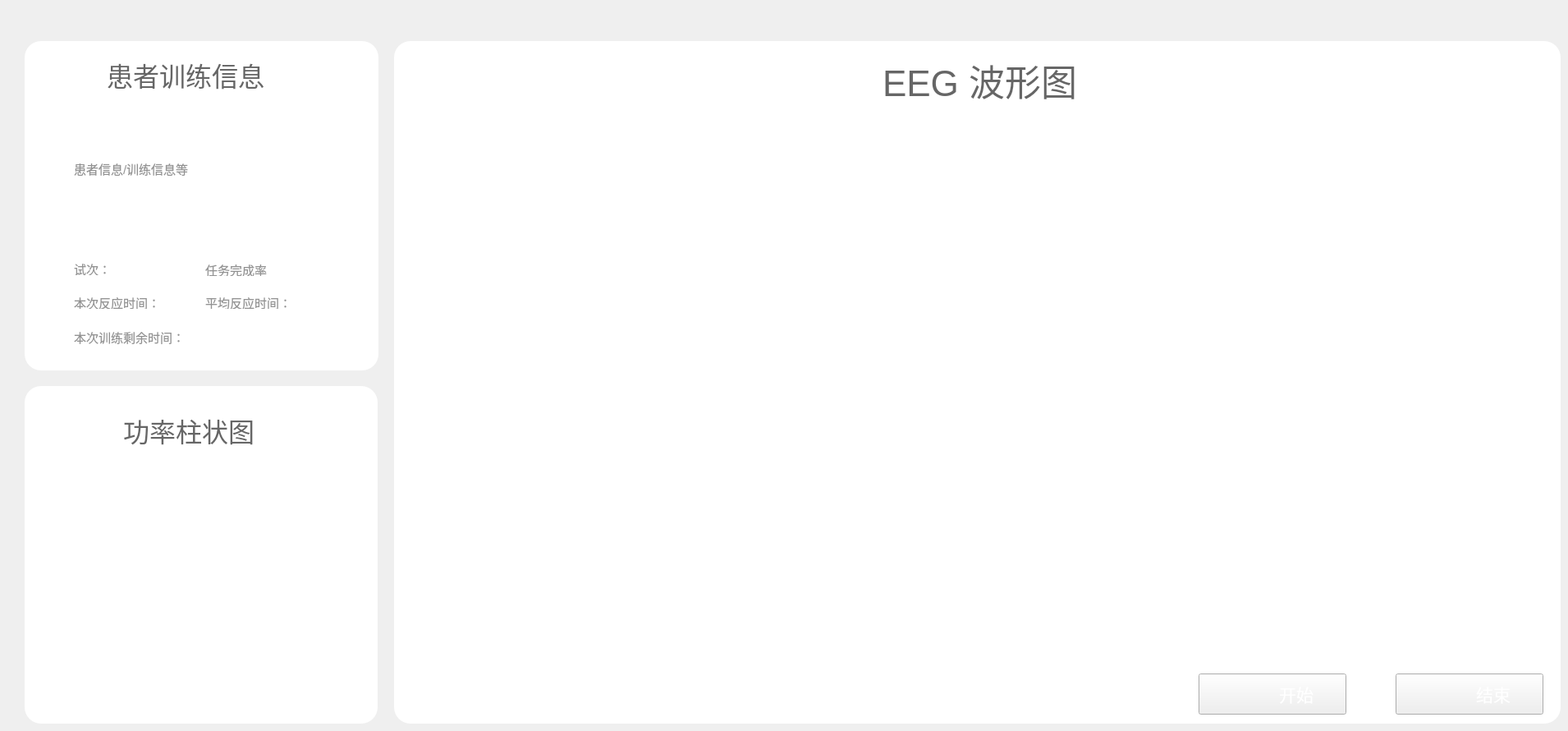
     <widget class="QWidget" name="tab_5">
      <attribute name="title">
       <string>Tab 3</string>
      </attribute>
      <widget class="QLabel" name="label_PatientInfo">
       <property name="geometry">
        <rect>
         <x>90</x>
         <y>140</y>
         <width>311</width>
         <height>131</height>
        </rect>
       </property>
       <property name="font">
        <font>
         <pointsize>11</pointsize>
        </font>
       </property>
       <property name="styleSheet">
        <string notr="true">color: #939393;</string>
       </property>
       <property name="text">
        <string>患者信息/训练信息等</string>
       </property>
      </widget>
      <widget class="QWidget" name="widget_BCIWave" native="true">
       <property name="geometry">
        <rect>
         <x>560</x>
         <y>140</y>
         <width>1321</width>
         <height>671</height>
        </rect>
       </property>
      </widget>
      <widget class="QLabel" name="label_99">
       <property name="geometry">
        <rect>
         <x>250</x>
         <y>320</y>
         <width>81</width>
         <height>16</height>
        </rect>
       </property>
       <property name="font">
        <font>
         <pointsize>11</pointsize>
        </font>
       </property>
       <property name="styleSheet">
        <string notr="true">color: #939393;</string>
       </property>
       <property name="text">
        <string>任务完成率：</string>
       </property>
      </widget>
      <widget class="QLabel" name="label_100">
       <property name="geometry">
        <rect>
         <x>90</x>
         <y>360</y>
         <width>101</width>
         <height>16</height>
        </rect>
       </property>
       <property name="font">
        <font>
         <pointsize>11</pointsize>
        </font>
       </property>
       <property name="styleSheet">
        <string notr="true">color: #939393;</string>
       </property>
       <property name="text">
        <string>本次反应时间：</string>
       </property>
      </widget>
      <widget class="QWidget" name="widget_PowerBar" native="true">
       <property name="geometry">
        <rect>
         <x>70</x>
         <y>570</y>
         <width>351</width>
         <height>271</height>
        </rect>
       </property>
      </widget>
      <widget class="QLabel" name="label_21">
       <property name="geometry">
        <rect>
         <x>90</x>
         <y>320</y>
         <width>53</width>
         <height>15</height>
        </rect>
       </property>
       <property name="font">
        <font>
         <pointsize>11</pointsize>
        </font>
       </property>
       <property name="styleSheet">
        <string notr="true">color: #939393;</string>
       </property>
       <property name="text">
        <string>试次：</string>
       </property>
      </widget>
      <widget class="QLabel" name="label_trial">
       <property name="geometry">
        <rect>
         <x>130</x>
         <y>320</y>
         <width>53</width>
         <height>15</height>
        </rect>
       </property>
       <property name="font">
        <font>
         <pointsize>11</pointsize>
        </font>
       </property>
       <property name="styleSheet">
        <string notr="true">color: #939393;</string>
       </property>
       <property name="text">
        <string/>
       </property>
      </widget>
      <widget class="QLabel" name="label_complete_rate">
       <property name="geometry">
        <rect>
         <x>330</x>
         <y>320</y>
         <width>53</width>
         <height>15</height>
        </rect>
       </property>
       <property name="font">
        <font>
         <pointsize>11</pointsize>
        </font>
       </property>
       <property name="styleSheet">
        <string notr="true">color: #939393;</string>
       </property>
       <property name="text">
        <string/>
       </property>
      </widget>
      <widget class="QLabel" name="label_reaction_rate">
       <property name="geometry">
        <rect>
         <x>190</x>
         <y>360</y>
         <width>53</width>
         <height>15</height>
        </rect>
       </property>
       <property name="font">
        <font>
         <pointsize>11</pointsize>
        </font>
       </property>
       <property name="styleSheet">
        <string notr="true">color: #939393;</string>
       </property>
       <property name="text">
        <string/>
       </property>
      </widget>
      <widget class="QLabel" name="label_36">
       <property name="geometry">
        <rect>
         <x>30</x>
         <y>470</y>
         <width>430</width>
         <height>411</height>
        </rect>
       </property>
       <property name="minimumSize">
        <size>
         <width>430</width>
         <height>0</height>
        </size>
       </property>
       <property name="maximumSize">
        <size>
         <width>430</width>
         <height>500</height>
        </size>
       </property>
       <property name="styleSheet">
        <string notr="true">background-color: rgb(255, 255, 255); border-radius: 20px;</string>
       </property>
       <property name="text">
        <string/>
       </property>
      </widget>
      <widget class="QLabel" name="label_35">
       <property name="geometry">
        <rect>
         <x>30</x>
         <y>50</y>
         <width>431</width>
         <height>401</height>
        </rect>
       </property>
       <property name="styleSheet">
        <string notr="true">background-color: rgb(255, 255, 255); border-radius: 20px;</string>
       </property>
       <property name="text">
        <string/>
       </property>
      </widget>
      <widget class="QLabel" name="label_37">
       <property name="geometry">
        <rect>
         <x>480</x>
         <y>50</y>
         <width>1421</width>
         <height>831</height>
        </rect>
       </property>
       <property name="styleSheet">
        <string notr="true">background-color: rgb(255, 255, 255); border-radius: 20px;</string>
       </property>
       <property name="text">
        <string/>
       </property>
      </widget>
      <widget class="QLabel" name="label_38">
       <property name="geometry">
        <rect>
         <x>1075</x>
         <y>70</y>
         <width>234</width>
         <height>54</height>
        </rect>
       </property>
       <property name="minimumSize">
        <size>
         <width>234</width>
         <height>54</height>
        </size>
       </property>
       <property name="maximumSize">
        <size>
         <width>234</width>
         <height>54</height>
        </size>
       </property>
       <property name="font">
        <font>
         <pointsize>33</pointsize>
        </font>
       </property>
       <property name="styleSheet">
        <string notr="true">color: #666666;</string>
       </property>
       <property name="text">
        <string>EEG 波形图</string>
       </property>
      </widget>
      <widget class="QLabel" name="label_39">
       <property name="geometry">
        <rect>
         <x>130</x>
         <y>70</y>
         <width>191</width>
         <height>41</height>
        </rect>
       </property>
       <property name="minimumSize">
        <size>
         <width>0</width>
         <height>0</height>
        </size>
       </property>
       <property name="maximumSize">
        <size>
         <width>255</width>
         <height>54</height>
        </size>
       </property>
       <property name="font">
        <font>
         <family>Microsoft YaHei UI</family>
         <pointsize>24</pointsize>
         <bold>false</bold>
        </font>
       </property>
       <property name="styleSheet">
        <string notr="true">color: #666666;</string>
       </property>
       <property name="text">
        <string>患者训练信息</string>
       </property>
      </widget>
      <widget class="QLabel" name="label_42">
       <property name="geometry">
        <rect>
         <x>250</x>
         <y>360</y>
         <width>101</width>
         <height>16</height>
        </rect>
       </property>
       <property name="font">
        <font>
         <pointsize>11</pointsize>
        </font>
       </property>
       <property name="styleSheet">
        <string notr="true">color: #939393;</string>
       </property>
       <property name="text">
        <string>平均反应时间：</string>
       </property>
      </widget>
      <widget class="QLabel" name="label_43">
       <property name="geometry">
        <rect>
         <x>90</x>
         <y>400</y>
         <width>131</width>
         <height>20</height>
        </rect>
       </property>
       <property name="font">
        <font>
         <pointsize>11</pointsize>
        </font>
       </property>
       <property name="styleSheet">
        <string notr="true">color: #939393;</string>
       </property>
       <property name="text">
        <string>本次训练剩余时间：</string>
       </property>
      </widget>
      <widget class="QLabel" name="label_reaction_rate_aver">
       <property name="geometry">
        <rect>
         <x>350</x>
         <y>360</y>
         <width>53</width>
         <height>15</height>
        </rect>
       </property>
       <property name="font">
        <font>
         <pointsize>11</pointsize>
        </font>
       </property>
       <property name="styleSheet">
        <string notr="true">color: #939393;</string>
       </property>
       <property name="text">
        <string/>
       </property>
      </widget>
      <widget class="QLabel" name="label_Countdown">
       <property name="geometry">
        <rect>
         <x>220</x>
         <y>403</y>
         <width>53</width>
         <height>15</height>
        </rect>
       </property>
       <property name="font">
        <font>
         <pointsize>11</pointsize>
        </font>
       </property>
       <property name="styleSheet">
        <string notr="true">color: #939393;</string>
       </property>
       <property name="text">
        <string/>
       </property>
      </widget>
      <widget class="QLabel" name="label_44">
       <property name="geometry">
        <rect>
         <x>150</x>
         <y>503</y>
         <width>164</width>
         <height>41</height>
        </rect>
       </property>
       <property name="minimumSize">
        <size>
         <width>164</width>
         <height>41</height>
        </size>
       </property>
       <property name="maximumSize">
        <size>
         <width>164</width>
         <height>41</height>
        </size>
       </property>
       <property name="font">
        <font>
         <pointsize>24</pointsize>
        </font>
       </property>
       <property name="styleSheet">
        <string notr="true">color: #666666;</string>
       </property>
       <property name="text">
        <string>功率柱状图</string>
       </property>
      </widget>
      <widget class="QLabel" name="label_22">
       <property name="geometry">
        <rect>
         <x>70</x>
         <y>70</y>
         <width>43</width>
         <height>40</height>
        </rect>
       </property>
       <property name="minimumSize">
        <size>
         <width>43</width>
         <height>40</height>
        </size>
       </property>
       <property name="maximumSize">
        <size>
         <width>43</width>
         <height>40</height>
        </size>
       </property>
       <property name="styleSheet">
        <string notr="true">border-image: url(:/treat/pic/treat_patient_logo.png);</string>
       </property>
       <property name="text">
        <string/>
       </property>
      </widget>
      <widget class="QLabel" name="label_31">
       <property name="geometry">
        <rect>
         <x>90</x>
         <y>297</y>
         <width>300</width>
         <height>2</height>
        </rect>
       </property>
       <property name="minimumSize">
        <size>
         <width>300</width>
         <height>2</height>
        </size>
       </property>
       <property name="maximumSize">
        <size>
         <width>300</width>
         <height>2</height>
        </size>
       </property>
       <property name="styleSheet">
        <string notr="true">border-image: url(:/login/pic/login_line.png);</string>
       </property>
       <property name="text">
        <string/>
       </property>
      </widget>
      <widget class="QPushButton" name="pushButton_start_stop">
       <property name="geometry">
        <rect>
         <x>1460</x>
         <y>820</y>
         <width>180</width>
         <height>50</height>
        </rect>
       </property>
       <property name="minimumSize">
        <size>
         <width>180</width>
         <height>50</height>
        </size>
       </property>
       <property name="maximumSize">
        <size>
         <width>180</width>
         <height>50</height>
        </size>
       </property>
       <property name="font">
        <font>
         <pointsize>16</pointsize>
        </font>
       </property>
       <property name="styleSheet">
        <string notr="true">border-image: url(:/treat/pic/treat_start.png);color: #ffffff;</string>
       </property>
       <property name="text">
        <string>          开始</string>
       </property>
      </widget>
      <widget class="QPushButton" name="pushButton_paradigm_shut_down">
       <property name="geometry">
        <rect>
         <x>1700</x>
         <y>820</y>
         <width>180</width>
         <height>50</height>
        </rect>
       </property>
       <property name="minimumSize">
        <size>
         <width>180</width>
         <height>50</height>
        </size>
       </property>
       <property name="maximumSize">
        <size>
         <width>180</width>
         <height>50</height>
        </size>
       </property>
       <property name="font">
        <font>
         <pointsize>16</pointsize>
        </font>
       </property>
       <property name="styleSheet">
        <string notr="true">border-image: url(:/treat/pic/treat_shut.png); color: #ffffff;</string>
       </property>
       <property name="text">
        <string>          结束</string>
       </property>
      </widget>
      <widget class="QLabel" name="label_47">
       <property name="geometry">
        <rect>
         <x>70</x>
         <y>496</y>
         <width>57</width>
         <height>47</height>
        </rect>
       </property>
       <property name="minimumSize">
        <size>
         <width>57</width>
         <height>47</height>
        </size>
       </property>
       <property name="maximumSize">
        <size>
         <width>57</width>
         <height>47</height>
        </size>
       </property>
       <property name="styleSheet">
        <string notr="true">border-image: url(:/treat/pic/treat_power_logo.png);</string>
       </property>
       <property name="text">
        <string/>
       </property>
      </widget>
      <zorder>label_37</zorder>
      <zorder>label_35</zorder>
      <zorder>label_36</zorder>
      <zorder>label_PatientInfo</zorder>
      <zorder>widget_BCIWave</zorder>
      <zorder>label_99</zorder>
      <zorder>label_100</zorder>
      <zorder>widget_PowerBar</zorder>
      <zorder>label_21</zorder>
      <zorder>label_trial</zorder>
      <zorder>label_complete_rate</zorder>
      <zorder>label_reaction_rate</zorder>
      <zorder>label_38</zorder>
      <zorder>label_39</zorder>
      <zorder>label_42</zorder>
      <zorder>label_43</zorder>
      <zorder>label_reaction_rate_aver</zorder>
      <zorder>label_Countdown</zorder>
      <zorder>label_44</zorder>
      <zorder>label_22</zorder>
      <zorder>label_31</zorder>
      <zorder>pushButton_start_stop</zorder>
      <zorder>pushButton_paradigm_shut_down</zorder>
      <zorder>label_47</zorder>
     </widget>
